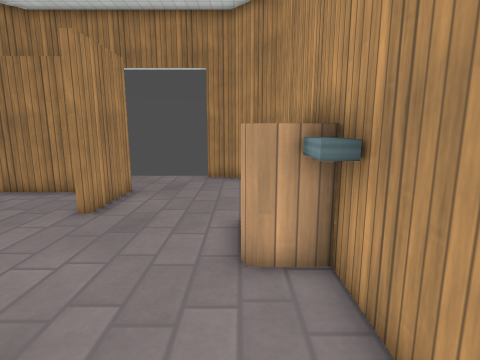
View 1 (above)

13 first-person views from a walk through a 3-D level made in the Godot game engine. The camera is 1.2 m above the floor, tilts 10° down and sees 80° across. The floor is counted in squares, 0.5 m on a side. Each view is taken from the middle of a square. On the plan, view 1 faces up. The plan holds only what a view shows up to about 18 squares ahead; the rest is blank. Surface patterns are stand-ins for the level's own textures.

View 2
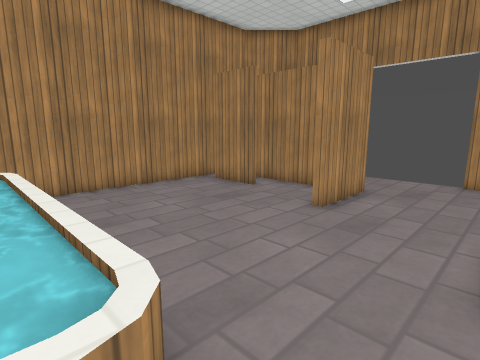

View 3
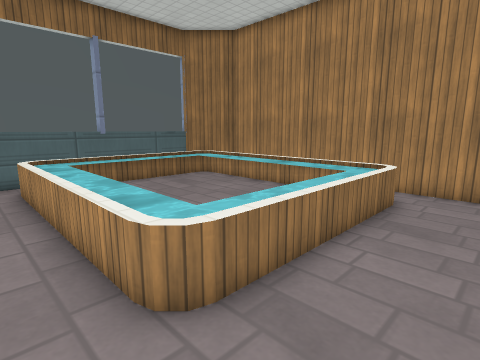

View 4
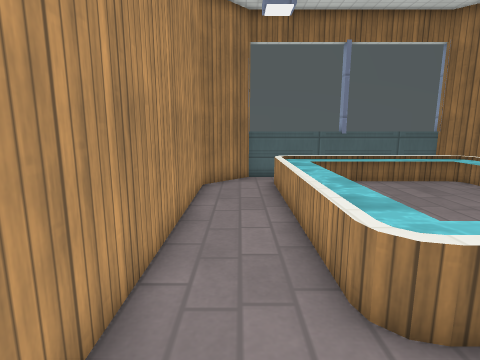

View 5
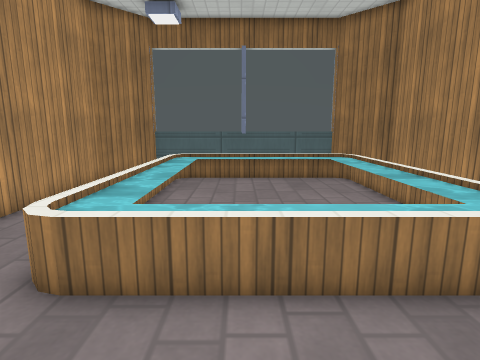

View 6
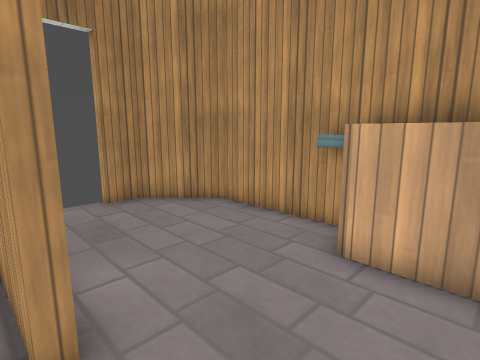

View 7
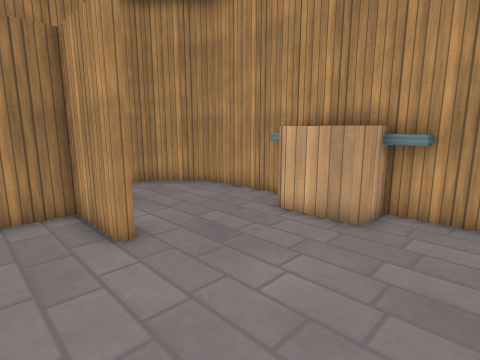

View 8
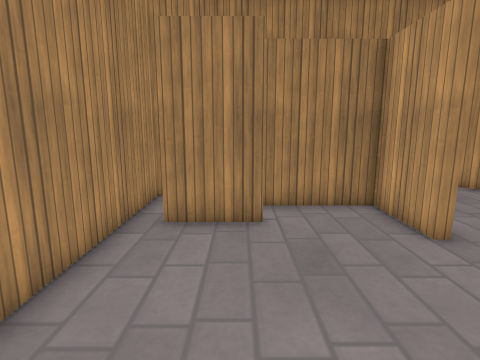

View 9
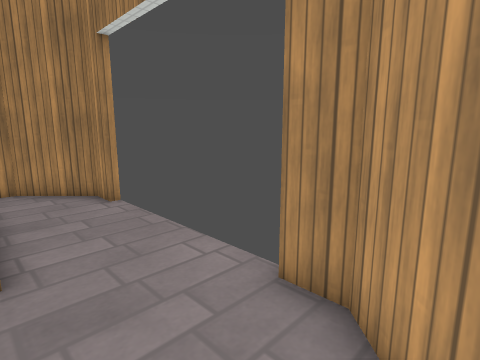

View 10
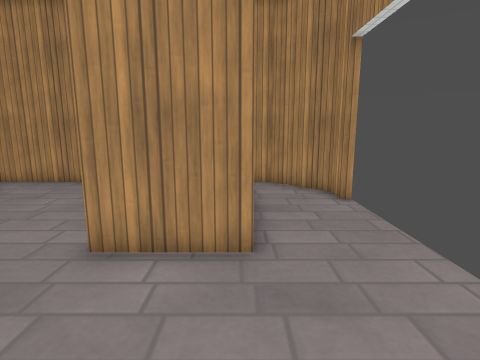

View 11
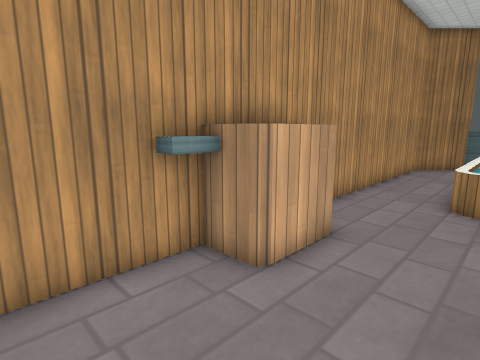

View 12
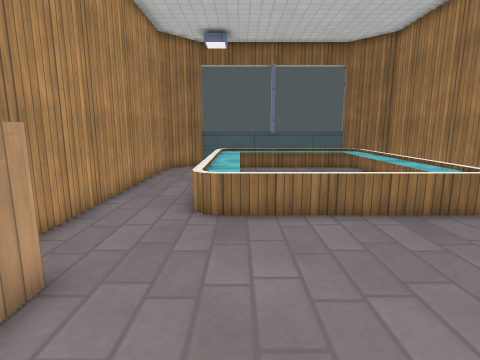

View 13
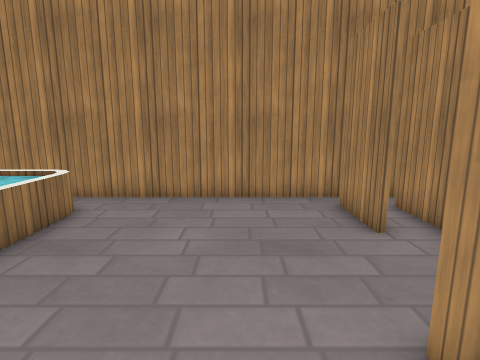

### Floor plan
Key: @ floor where view 1 was taken; # wall or solid block; . floor; = window, fence, low wall or low ledge; ≈ water the walk keeps out of; C cabinet; O other object.
Columns run from 12 left of view 1 to 2 right of it. Each row starts with its distance up from view 1.
 15   ##       ##
 14  ##........ ##
 13 ##...........##
 12 #.............#
 11 #########.....#
 10    ....##.....#
  9 ####...##....##
  8 #......##....O#
  7 #...........CC#
  6 #...........C #
  5 #...........CC#
  4 #............O#
  3 #.............#
  2 #.............#
  1 #==========...#
  0 #=≈≈≈≈≈≈≈≈= @.#
 -1 #=≈≈     ≈= ..#
 -2 #=≈≈     ≈= ..#
 -3 #=≈≈.... ≈= ..#
 -4 #=≈≈.....≈= ..#
 -5 #=≈≈.....≈= ..#
 -6 #=≈≈.....≈= ..#
 -7 #=≈≈.....≈= ..#
 -8 #=≈≈≈≈≈≈≈≈= ..#
 -9 ##=≈≈≈≈≈≈≈= .##
-10  ##========###
-11   ###########

Where each view was taken, in squares from view 1:
view 1: 0 up, 0 right, facing up
view 2: 0 up, 0 right, facing up-left
view 3: 4 up, 0 right, facing down-left
view 4: 4 up, 0 right, facing down
view 5: 5 up, 5 left, facing down
view 6: 5 up, 5 left, facing up-right
view 7: 2 up, 7 left, facing up-right
view 8: 2 up, 9 left, facing up
view 9: 11 up, 1 right, facing up-left
view 10: 11 up, 1 right, facing left
view 11: 11 up, 3 left, facing down-right
view 12: 9 up, 3 left, facing down
view 13: 6 up, 2 left, facing left
